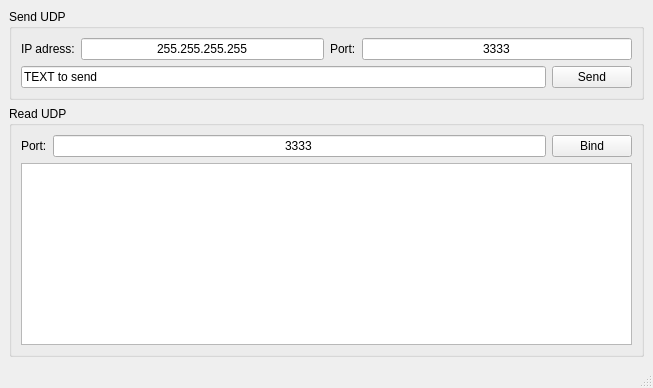
<?xml version="1.0" encoding="UTF-8"?>
<ui version="4.0">
 <class>MainWindow</class>
 <widget class="QMainWindow" name="MainWindow">
  <property name="geometry">
   <rect>
    <x>0</x>
    <y>0</y>
    <width>653</width>
    <height>388</height>
   </rect>
  </property>
  <property name="windowTitle">
   <string>MainWindow</string>
  </property>
  <widget class="QWidget" name="centralwidget">
   <layout class="QGridLayout" name="gridLayout_2">
    <item row="0" column="0">
     <widget class="QGroupBox" name="groupBox">
      <property name="title">
       <string>Send UDP</string>
      </property>
      <layout class="QGridLayout" name="gridLayout">
       <item row="0" column="0">
        <layout class="QHBoxLayout" name="horizontalLayout">
         <item>
          <widget class="QLabel" name="label">
           <property name="text">
            <string>IP adress:</string>
           </property>
          </widget>
         </item>
         <item>
          <widget class="QLineEdit" name="le_send_ip">
           <property name="text">
            <string>255.255.255.255</string>
           </property>
           <property name="alignment">
            <set>Qt::AlignCenter</set>
           </property>
          </widget>
         </item>
        </layout>
       </item>
       <item row="0" column="1">
        <layout class="QHBoxLayout" name="horizontalLayout_2">
         <item>
          <widget class="QLabel" name="label_2">
           <property name="text">
            <string>Port:</string>
           </property>
          </widget>
         </item>
         <item>
          <widget class="QLineEdit" name="le_send_port">
           <property name="text">
            <string>3333</string>
           </property>
           <property name="alignment">
            <set>Qt::AlignCenter</set>
           </property>
          </widget>
         </item>
        </layout>
       </item>
       <item row="1" column="0" colspan="2">
        <layout class="QHBoxLayout" name="horizontalLayout_3">
         <item>
          <widget class="QLineEdit" name="le_send">
           <property name="text">
            <string>TEXT to send</string>
           </property>
          </widget>
         </item>
         <item>
          <widget class="QPushButton" name="pb_send">
           <property name="text">
            <string>Send</string>
           </property>
          </widget>
         </item>
        </layout>
       </item>
      </layout>
     </widget>
    </item>
    <item row="1" column="0">
     <widget class="QGroupBox" name="groupBox_2">
      <property name="title">
       <string>Read UDP</string>
      </property>
      <layout class="QVBoxLayout" name="verticalLayout">
       <item>
        <layout class="QHBoxLayout" name="horizontalLayout_4">
         <item>
          <widget class="QLabel" name="label_3">
           <property name="text">
            <string>Port:</string>
           </property>
          </widget>
         </item>
         <item>
          <widget class="QLineEdit" name="le_read_port">
           <property name="text">
            <string>3333</string>
           </property>
           <property name="alignment">
            <set>Qt::AlignCenter</set>
           </property>
          </widget>
         </item>
         <item>
          <widget class="QPushButton" name="pb_bind">
           <property name="text">
            <string>Bind</string>
           </property>
           <property name="checkable">
            <bool>true</bool>
           </property>
          </widget>
         </item>
        </layout>
       </item>
       <item>
        <widget class="QListWidget" name="lw_read"/>
       </item>
      </layout>
     </widget>
    </item>
   </layout>
  </widget>
  <widget class="QMenuBar" name="menubar">
   <property name="geometry">
    <rect>
     <x>0</x>
     <y>0</y>
     <width>653</width>
     <height>21</height>
    </rect>
   </property>
  </widget>
  <widget class="QStatusBar" name="statusbar"/>
 </widget>
 <resources/>
 <connections/>
</ui>
